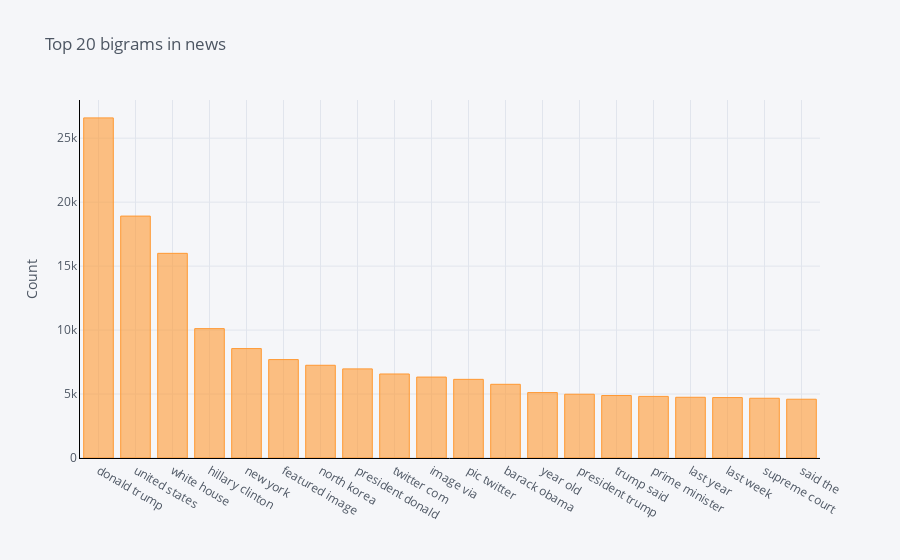

Notebook code for this chart:
### Code cell
def get_top_n_bigram(corpus, n=None):
    vec = CountVectorizer(ngram_range=(2, 2)).fit(corpus)
    bag_of_words = vec.transform(corpus)
    sum_words = bag_of_words.sum(axis=0) 
    words_freq = [(word, sum_words[0, idx]) for word, idx in vec.vocabulary_.items()]
    words_freq =sorted(words_freq, key = lambda x: x[1], reverse=True)
    return words_freq[:n]

#Calling function and return only top 20 words
common_words = get_top_n_bigram(clean_news['news'], 20)

#Printing the word and frequency
for word, freq in common_words:
    print(word, freq)
    
#Creating the dataframe of word and frequency
df3 = pd.DataFrame(common_words, columns = ['news' , 'count'])

#Group by words and plot the sum
df3.groupby('news').sum()['count'].sort_values(ascending=False).iplot(
    kind='bar', yTitle='Count', linecolor='black', title='Top 20 bigrams in news')

### Figure 1 — Plotly figure (JSON) as saved in the notebook; plotly's stock layout.template omitted (floating-point values rounded to 4 significant figures)
{"data": [{"marker": {"color": "rgba(255, 153, 51, 0.6)", "line": {"color": "rgba(255, 153, 51, 1.0)", "width": 1}}, "name": "count", "orientation": "v", "text": "", "type": "bar", "x": ["donald trump", "united states", "white house", "hillary clinton", "new york", "featured image", "north korea", "president donald", "twitter com", "image via", "pic twitter", "barack obama", "year old", "president trump", "trump said", "prime minister", "last year", "last week", "supreme court", "said the"], "y": [26584, 18910, 15998, 10112, 8552, 7693, 7248, 6966, 6567, 6326, 6148, 5760, 5113, 4985, 4884, 4815, 4746, 4725, 4670, 4594]}], "layout": {"legend": {"bgcolor": "#F5F6F9", "font": {"color": "#4D5663"}}, "paper_bgcolor": "#F5F6F9", "plot_bgcolor": "#F5F6F9", "title": {"font": {"color": "#4D5663"}, "text": "Top 20 bigrams in news"}, "xaxis": {"gridcolor": "#E1E5ED", "linecolor": "black", "showgrid": true, "tickfont": {"color": "#4D5663"}, "title": {"font": {"color": "#4D5663"}, "text": ""}, "zerolinecolor": "#E1E5ED"}, "yaxis": {"gridcolor": "#E1E5ED", "linecolor": "black", "showgrid": true, "tickfont": {"color": "#4D5663"}, "title": {"font": {"color": "#4D5663"}, "text": "Count"}, "zerolinecolor": "#E1E5ED"}}}
